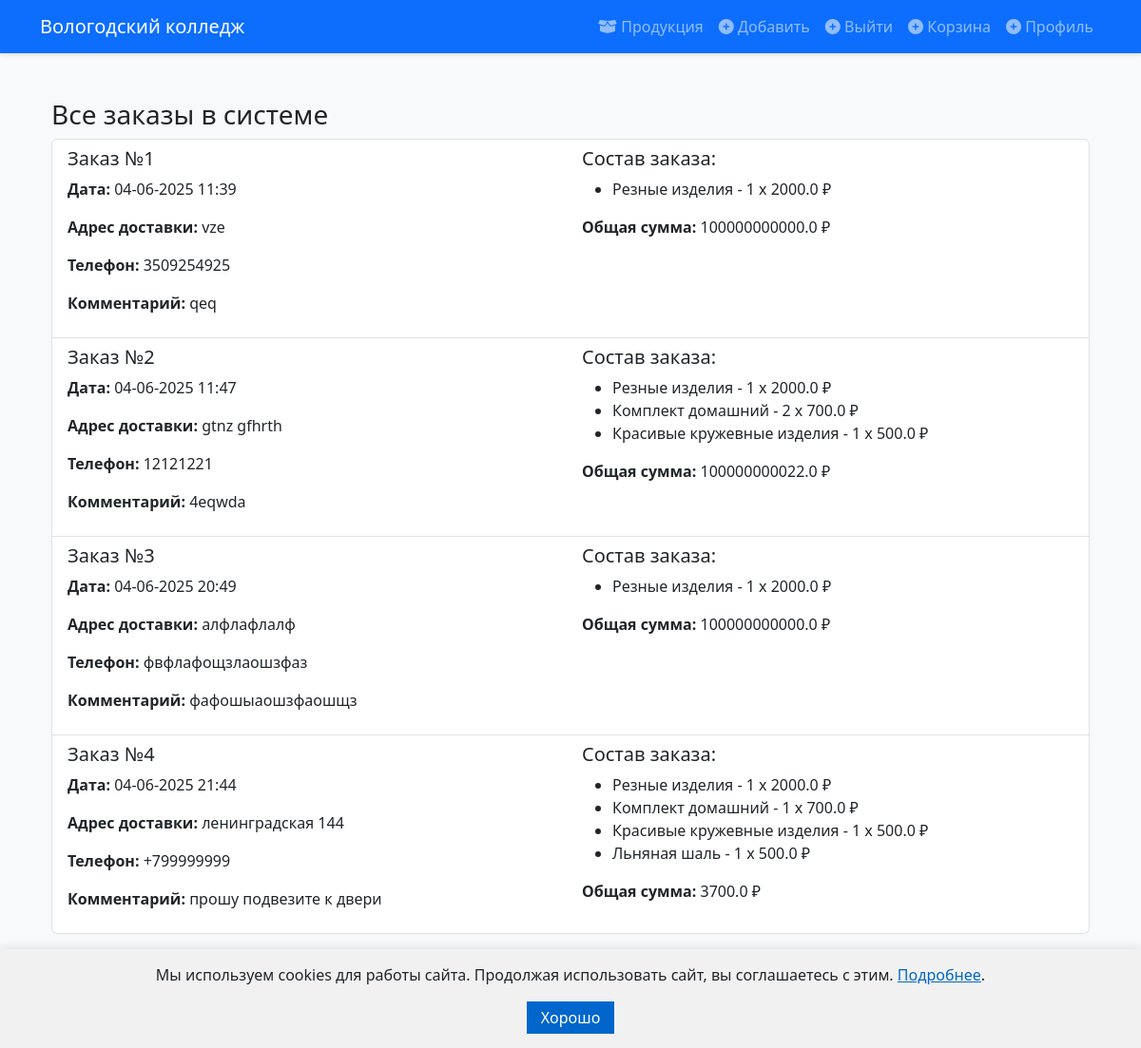
Page /order (signed in) on the committed database.
### main.py (models this page shows)
class Order(db.Model):
    id = db.Column(db.Integer, primary_key=True)
    user_id = db.Column(db.Integer, db.ForeignKey('user.id'), nullable=False)
    created_at = db.Column(db.DateTime, default=datetime.utcnow)
    address = db.Column(db.String(200), nullable=False)
    phone = db.Column(db.String(20), nullable=False)
    comment = db.Column(db.String(200))
    total_price = db.Column(db.Float, nullable=False)
    user = db.relationship('User', back_populates='orders')
    items = db.relationship('OrderItem', back_populates='order')

class OrderItem(db.Model):
    id = db.Column(db.Integer, primary_key=True)
    order_id = db.Column(db.Integer, db.ForeignKey('order.id'), nullable=False)
    product_id = db.Column(db.Integer, db.ForeignKey('product.id'), nullable=False)
    quantity = db.Column(db.Integer, nullable=False)
    order = db.relationship('Order', back_populates='items')
    product = db.relationship('Product')

class Product(db.Model):
    id = db.Column(db.Integer, primary_key=True)
    name = db.Column(db.String(100), nullable=False)
    description = db.Column(db.String(300))
    price = db.Column(db.Float)
    category = db.Column(db.String(50))
    image = db.Column(db.String(100))

### main.py (the view)
@app.route('/order')
@login_required
def order():
    if current_user.is_admin:
        orders = Order.query.all()
    else:
        orders = Order.query.filter_by(user_id=current_user.id).all()
    return render_template('order.html', orders=orders)

### main.py (called while the page is built)
@login_manager.user_loader
def load_user(user_id):
    return User.query.get(int(user_id))

### templates/order.html
{% extends "base.html" %}
{% block content %}
<div class="container mt-5">
    {% if current_user.is_admin %}
        <h3>Все заказы в системе</h3>
    {% else %}
        <h3>Ваши заказы</h3>
    {% endif %}
    {% if orders %}
        <div class="list-group">
            {% for order in orders %}
            <div class="list-group-item">
                <div class="row">
                    <div class="col-md-6">
                        <h5>Заказ №{{ order.id }}</h5>
                        <p><strong>Дата:</strong> {{ order.created_at.strftime('%d-%m-%Y %H:%M') }}</p>
                        <p><strong>Адрес доставки:</strong> {{ order.address }}</p>
                        <p><strong>Телефон:</strong> {{ order.phone }}</p>
                        <p><strong>Комментарий:</strong> {{ order.comment or 'Нет комментариев' }}</p>
                    </div>
                    <div class="col-md-6">
                        <h5>Состав заказа:</h5>
                        <ul>
                            {% for item in order.items %}
                                <li>{{ item.product.name }} - {{ item.quantity }} x {{ item.product.price }} ₽</li>
                            {% endfor %}
                        </ul>
                        <p><strong>Общая сумма:</strong> {{ order.total_price }} ₽</p>
                    </div>
                </div>
            </div>
            {% endfor %}
        </div>
    {% else %}
        <div class="alert alert-info">
            У вас нет заказов.
        </div>
    {% endif %}
</div>
{% endblock %}

### static/style.css (style rules this page uses)
:root { --college-blue: #0056b3; --college-gold: #ffc107; }
body { background-color: #f8f9fa; font-family: 'Segoe UI', Tahoma, Geneva, Verdana, sans-serif; }
html, body { height: 100%; }
body { display: flex; flex-direction: column; }
.container { flex: 1 0 auto; }

### templates/base.html (style rules this page uses)
html { height: 100%; }
body { min-height: 100%; display: flex; flex-direction: column; }

### rows in the picture
Order: id "1", created_at "04-06-2025 11:39", address "vze", phone "3509254925", comment "qeq", total_price "100000000000.0"
OrderItem: product.name "Резные изделия", quantity "1", product.price "2000.0"
Order: id "2", created_at "04-06-2025 11:47", address "gtnz gfhrth", phone "12121221", comment "4eqwda", total_price "100000000022.0"
OrderItem: product.name "Резные изделия", quantity "1", product.price "2000.0"
OrderItem: product.name "Комплект домашний", quantity "2", product.price "700.0"
OrderItem: product.name "Красивые кружевные изделия", quantity "1", product.price "500.0"
Order: id "3", created_at "04-06-2025 20:49", address "алфлафлалф", phone "фвфлафощзлаошзфаз", comment "фафошыаошзфаошщз", total_price "100000000000.0"
OrderItem: product.name "Резные изделия", quantity "1", product.price "2000.0"
Order: id "4", created_at "04-06-2025 21:44", address "ленинградская 144", phone "+799999999", comment "прошу подвезите к двери", total_price "3700.0"
OrderItem: product.name "Резные изделия", quantity "1", product.price "2000.0"
OrderItem: product.name "Комплект домашний", quantity "1", product.price "700.0"
OrderItem: product.name "Красивые кружевные изделия", quantity "1", product.price "500.0"
OrderItem: product.name "Льняная шаль", quantity "1", product.price "500.0"
